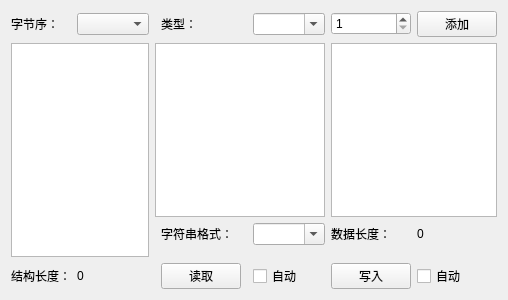
<?xml version="1.0" encoding="UTF-8"?>
<ui version="4.0">
 <class>basic_type_conversion_form</class>
 <widget class="QWidget" name="basic_type_conversion_form">
  <property name="geometry">
   <rect>
    <x>0</x>
    <y>0</y>
    <width>483</width>
    <height>300</height>
   </rect>
  </property>
  <property name="windowTitle">
   <string>基本类型转换</string>
  </property>
  <layout class="QGridLayout" name="gridLayout">
   <item row="0" column="1">
    <widget class="QLabel" name="endianness_label">
     <property name="text">
      <string>字节序：</string>
     </property>
    </widget>
   </item>
   <item row="0" column="2">
    <widget class="QComboBox" name="endianness_combo_box"/>
   </item>
   <item row="0" column="10">
    <widget class="QPushButton" name="add_type_push_button">
     <property name="text">
      <string>添加</string>
     </property>
    </widget>
   </item>
   <item row="0" column="9">
    <widget class="QSpinBox" name="count_spin_box">
     <property name="minimum">
      <number>1</number>
     </property>
    </widget>
   </item>
   <item row="0" column="8">
    <widget class="QComboBox" name="type_combo_box">
     <property name="editable">
      <bool>true</bool>
     </property>
    </widget>
   </item>
   <item row="0" column="6">
    <widget class="QLabel" name="type_label">
     <property name="text">
      <string>类型：</string>
     </property>
    </widget>
   </item>
   <item row="11" column="10">
    <widget class="QCheckBox" name="auto_write_check_box">
     <property name="text">
      <string>自动</string>
     </property>
    </widget>
   </item>
   <item row="8" column="6" colspan="2">
    <widget class="QLabel" name="to_string_method_label">
     <property name="text">
      <string>字符串格式：</string>
     </property>
    </widget>
   </item>
   <item row="8" column="8">
    <widget class="QComboBox" name="to_string_method_combo_box">
     <property name="editable">
      <bool>true</bool>
     </property>
    </widget>
   </item>
   <item row="11" column="1">
    <widget class="QLabel" name="sizeof_label">
     <property name="text">
      <string>结构长度：</string>
     </property>
    </widget>
   </item>
   <item row="11" column="2">
    <widget class="QLabel" name="sizeof_val_label">
     <property name="text">
      <string>0</string>
     </property>
    </widget>
   </item>
   <item row="5" column="9" rowspan="3" colspan="2">
    <widget class="QPlainTextEdit" name="context_plain_text_edit"/>
   </item>
   <item row="11" column="9">
    <widget class="QPushButton" name="write_push_button">
     <property name="text">
      <string>写入</string>
     </property>
    </widget>
   </item>
   <item row="11" column="8">
    <widget class="QCheckBox" name="auto_read_check_box">
     <property name="text">
      <string>自动</string>
     </property>
    </widget>
   </item>
   <item row="11" column="6">
    <widget class="QPushButton" name="read_push_button">
     <property name="text">
      <string>读取</string>
     </property>
    </widget>
   </item>
   <item row="5" column="5" rowspan="3" colspan="4">
    <widget class="QPlainTextEdit" name="memory_plain_text_edit">
     <property name="readOnly">
      <bool>true</bool>
     </property>
    </widget>
   </item>
   <item row="8" column="9">
    <widget class="QLabel" name="bytes_length_label">
     <property name="text">
      <string>数据长度：</string>
     </property>
    </widget>
   </item>
   <item row="8" column="10">
    <widget class="QLabel" name="bytes_length_val_label">
     <property name="text">
      <string>0</string>
     </property>
    </widget>
   </item>
   <item row="5" column="1" rowspan="6" colspan="2">
    <widget class="QListView" name="type_list_view">
     <property name="contextMenuPolicy">
      <enum>Qt::CustomContextMenu</enum>
     </property>
     <property name="editTriggers">
      <set>QAbstractItemView::NoEditTriggers</set>
     </property>
     <property name="selectionMode">
      <enum>QAbstractItemView::ExtendedSelection</enum>
     </property>
     <property name="textElideMode">
      <enum>Qt::ElideLeft</enum>
     </property>
    </widget>
   </item>
  </layout>
 </widget>
 <resources/>
 <connections/>
</ui>
